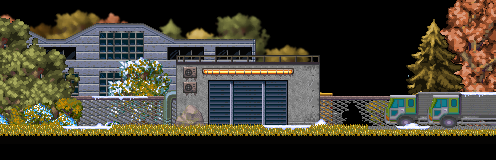

Tiled map render using the project's own tile images. Description and the map definition, with tile-layer contents summarised, below:
An orthogonal 31x10 tile map with 16x16 px tiles, 1 tile layer (Passability), 2 image layers and 3 objects (2x Target, Event).

<map version="1.2" tiledversion="1.3.1" orientation="orthogonal" renderorder="right-down" compressionlevel="0" width="31" height="10" tilewidth="16" tileheight="16" infinite="0" nextlayerid="6" nextobjectid="10">
 <properties>
  <property name="RestrictCamera" type="bool" value="true" />
 </properties>
 <tileset firstgid="1" source="../Tilesets/Editor.tsx" />
 <imagelayer id="1" name="Background">
  <image source="Images/Warehouse.png" width="496" height="144" />
 </imagelayer>
 <imagelayer id="2" name="AccidentFore">
  <image source="Images/WarehouseTop.png" width="496" height="144" />
 </imagelayer>
 <objectgroup id="3" name="Object Layer">
  <object id="4" name="entry" type="Target" x="96" y="112" width="16" height="16" />
  <object id="5" type="Event" x="336" y="96" width="32" height="16">
   <properties>
    <property name="onCollide" value="if getSwitch('day4') then teleport('Warehouse/WarehouseSide', 'left', 'EAST') else teleport('Warehouse/WarehouseSide', 'left', 'SOUTH') end" />
    <property name="passable" value="IMPASSABLE" />
   </properties>
  </object>
  <object id="7" name="right" type="Target" x="336" y="112" width="16" height="16" />
 </objectgroup>
 <layer id="4" name="Passability" width="31" height="10" opacity="0">
  <properties>
   <property name="CheckPassability" type="bool" value="true" />
  </properties>
  <data>[310 cells, 148 non-empty, 3 distinct tile ids]</data>
 </layer>
 <imagelayer id="5" name="Foreground" />
</map>
